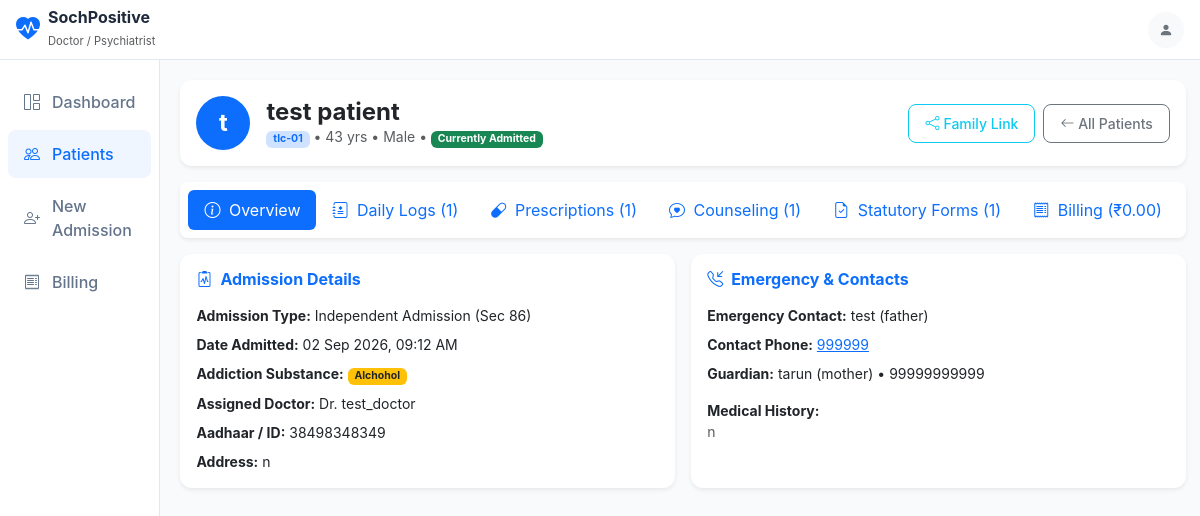
The app's page /patients/1/ (signed in) with its own data.
### accounts/models.py (models this page shows, shortened)
class User(AbstractUser):
    class Role(models.TextChoices): #define allowed choices (nested class)
        SUPER_ADMIN = 'SUPER_ADMIN', 'Super Admin (System Owner)'
        CLINIC_ADMIN = 'CLINIC_ADMIN', 'Clinic Administrator'
        DOCTOR = 'DOCTOR', 'Doctor / Psychiatrist'
        COUNSELOR = 'COUNSELOR', 'Counselor / Therapist'
        CLINICAL_STAFF = 'CLINICAL_STAFF', 'Clinical Staff / Nurse'
        RECEPTIONIST = 'RECEPTIONIST', 'Receptionist'
    institution = models.ForeignKey( #One Institution → Many Users
        Institution,
        on_delete=models.CASCADE, #insitute delete -> all user related to it also deleted
        related_name='users',
        null=True, #done for super admin he doesn't belong to any one insitute - database - null
        blank=True, ##done for super admin he doesn't belong to any one insitute - can send blank
        help_text="Tenant clinic. Super Admins can have this blank."
    )
    role = models.CharField(
        max_length=30,
        choices=Role.choices,
        default=Role.CLINICAL_STAFF
    )
    phone = models.CharField(max_length=20, blank=True)
    profile_picture = models.ImageField(upload_to='profiles/', blank=True, null=True)

class Institution(models.Model): #represtnt one clinic
    SUBSCRIPTION_CHOICES = [
        ('Basic', 'Basic'),
        ('Pro', 'Pro'),
        ('Enterprise', 'Enterprise'),
    ]
    name = models.CharField(max_length=200)
    code = models.CharField(max_length=50, unique=True, help_text="e.g. TLC-01")
    slug = models.SlugField(max_length=100, unique=True, blank=True)
    address = models.TextField(blank=True)
    phone = models.CharField(max_length=20, blank=True)
    email = models.EmailField(blank=True)
    logo = models.ImageField(upload_to='clinic_logos/', blank=True, null=True)
    is_active = models.BooleanField(default=True)
    subscription_tier = models.CharField(max_length=20, choices=SUBSCRIPTION_CHOICES, default='Enterprise')
    smtp_email = models.CharField(max_length=200, blank=True)
    smtp_app_password = models.CharField(max_length=200, blank=True)
    sender_display_name = models.CharField(max_length=200, blank=True)
    created_at = models.DateTimeField(auto_now_add=True)
    updated_at = models.DateTimeField(auto_now=True)

### patients/models.py (models this page shows, shortened)
class Patient(models.Model):
    class AdmissionType(models.TextChoices):
        INDEPENDENT = 'independent', 'Independent Admission (Sec 86)'
        INVOLUNTARY = 'involuntary', 'Involuntary / High Support (Sec 89)'
        MINOR = 'minor', 'Minor Admission (Sec 87)'
    class Status(models.TextChoices):
        ACTIVE = 'active', 'Currently Admitted'
        DISCHARGED = 'discharged', 'Discharged'
        TRANSFERRED = 'transferred', 'Transferred'
        DAMA = 'dama', 'Discharged Against Medical Advice (DAMA)'
    institution = models.ForeignKey(
        Institution,
        on_delete=models.CASCADE,
        related_name='patients'
    )
    patient_code = models.CharField(max_length=50, blank=True, db_index=True)
    public_token = models.UUIDField(default=uuid.uuid4, unique=True, editable=False)
    full_name = models.CharField(max_length=150)
    age = models.PositiveIntegerField()
    gender = models.CharField(
        max_length=20,
        choices=[('Male', 'Male'), ('Female', 'Female'), ('Other', 'Other')],
        default='Male'
    )
    phone = models.CharField(max_length=20, blank=True)
    aadhaar_number = models.CharField(max_length=20, blank=True, verbose_name="Govt ID / Aadhaar")
    address = models.TextField(blank=True)
    admission_type = models.CharField(
        max_length=20,
        choices=AdmissionType.choices,
        default=AdmissionType.INDEPENDENT
    )
    admission_date = models.DateTimeField()
    status = models.CharField(
        max_length=20,
        choices=Status.choices,
        default=Status.ACTIVE
    )
    addiction_type = models.CharField(
        max_length=100,
        help_text="e.g. Alcohol, Opioids, Polysubstance, Gambling"
    )
    medical_history = models.TextField(blank=True)
    diagnosis = models.TextField(blank=True)
    assigned_doctor = models.ForeignKey(
        settings.AUTH_USER_MODEL,
        on_delete=models.SET_NULL,
        null=True,
        blank=True,
        related_name='assigned_patients'
    )
    emergency_contact_name = models.CharField(max_length=150)
    emergency_contact_phone = models.CharField(max_length=20)
    emergency_contact_relation = models.CharField(max_length=50, blank=True)
    guardian_name = models.CharField(max_length=150, blank=True)
    guardian_phone = models.CharField(max_length=20, blank=True)
    guardian_relation = models.CharField(max_length=50, blank=True)
    school_name = models.CharField(max_length=150, blank=True, help_text="For minors")
    grade = models.CharField(max_length=50, blank=True, help_text="For minors")
    legal_reason = models.TextField(blank=True)
    legal_remarks = models.TextField(blank=True)
    self_consent = models.BooleanField(default=False)
    digital_signature = models.BooleanField(default=False)
    created_at = models.DateTimeField(auto_now_add=True)
    updated_at = models.DateTimeField(auto_now=True)
    class Meta:
        ordering = ['-admission_date']

### patients/views.py (the view)
# urls.py: path('<int:pk>/', views.patient_detail_view, name='patient_detail'),
@login_required
def patient_detail_view(request, pk):
    institution = request.institution
    if request.user.is_superuser and not institution:
        patient = get_object_or_404(Patient, pk=pk)
    else:
        patient = get_object_or_404(Patient, pk=pk, institution=institution)
    daily_entries = patient.daily_entries.all()
    prescriptions = patient.prescriptions.all()
    counseling_notes = patient.counseling_notes.all()
    statutory_forms = patient.statutory_forms.all()
    billing_records = patient.billing_records.all()
    timeline_events = patient.timeline_events.all()
    total_billed = sum(b.amount for b in billing_records)
    total_paid = sum(b.amount for b in billing_records if b.is_paid)
    pending_due = total_billed - total_paid
    context = {
        'patient': patient,
        'daily_entries': daily_entries,
        'prescriptions': prescriptions,
        'counseling_notes': counseling_notes,
        'statutory_forms': statutory_forms,
        'billing_records': billing_records,
        'timeline_events': timeline_events,
        'total_billed': total_billed,
        'total_paid': total_paid,
        'pending_due': pending_due,
    }
    return render(request, 'patients/patient_detail.html', context)

### templates/patients/patient_detail.html (shortened to what this page needs)
{% extends 'base.html' %}
{% block content %}
<div class="container-fluid p-0">
    <div class="card border-0 shadow-sm p-3 mb-3 bg-white">
        <div class="d-flex flex-column flex-md-row justify-content-between align-items-start align-items-md-center gap-3">
            <div class="d-flex align-items-center gap-3">
                <div class="bg-primary text-white rounded-circle d-flex align-items-center justify-content-center fw-bold fs-4" style="width: 54px; height: 54px;">
                    {{ patient.full_name|slice:":1" }}
                </div>
                <div>
                    <h4 class="fw-bold mb-0">{{ patient.full_name }}</h4>
                    <p class="text-muted small mb-0">
                        <span class="badge bg-primary-subtle text-primary">{{ patient.patient_code }}</span> &bull;
                        {{ patient.age }} yrs &bull; {{ patient.gender }} &bull;
                        <span class="badge {% if patient.status == 'active' %}bg-success{% else %}bg-secondary{% endif %}">{{ patient.get_status_display }}</span>
                    </p>
                </div>
            </div>
            <div class="d-flex gap-2 flex-wrap">
                <a href="{% url 'patients:public_timeline' patient.public_token %}" target="_blank" class="btn btn-outline-info btn-sm d-flex align-items-center gap-1">
                    <i class="bi bi-share"></i> Family Link
                </a>
                <a href="{% url 'patients:patient_list' %}" class="btn btn-outline-secondary btn-sm">
                    <i class="bi bi-arrow-left"></i> All Patients
                </a>
            </div>
        </div>
    </div>
    <ul class="nav nav-pills mb-3 bg-white p-2 rounded-3 shadow-sm flex-nowrap overflow-auto" id="pills-tab" role="tablist">
        <li class="nav-item" role="presentation">
            <button class="nav-link active text-nowrap" id="pills-overview-tab" data-bs-toggle="pill" data-bs-target="#pills-overview" type="button" role="tab">
                <i class="bi bi-info-circle me-1"></i> Overview
            </button>
        </li>
        <li class="nav-item" role="presentation">
            <button class="nav-link text-nowrap" id="pills-logs-tab" data-bs-toggle="pill" data-bs-target="#pills-logs" type="button" role="tab">
                <i class="bi bi-journal-medical me-1"></i> Daily Logs ({{ daily_entries|length }})
            </button>
        </li>
        <li class="nav-item" role="presentation">
            <button class="nav-link text-nowrap" id="pills-rx-tab" data-bs-toggle="pill" data-bs-target="#pills-rx" type="button" role="tab">
                <i class="bi bi-capsule me-1"></i> Prescriptions ({{ prescriptions|length }})
            </button>
        </li>
        <li class="nav-item" role="presentation">
            <button class="nav-link text-nowrap" id="pills-counseling-tab" data-bs-toggle="pill" data-bs-target="#pills-counseling" type="button" role="tab">
                <i class="bi bi-chat-heart me-1"></i> Counseling ({{ counseling_notes|length }})
            </button>
        </li>
        <li class="nav-item" role="presentation">
            <button class="nav-link text-nowrap" id="pills-forms-tab" data-bs-toggle="pill" data-bs-target="#pills-forms" type="button" role="tab">
                <i class="bi bi-file-earmark-check me-1"></i> Statutory Forms ({{ statutory_forms|length }})
            </button>
        </li>
        <li class="nav-item" role="presentation">
            <button class="nav-link text-nowrap" id="pills-billing-tab" data-bs-toggle="pill" data-bs-target="#pills-billing" type="button" role="tab">
                <i class="bi bi-receipt me-1"></i> Billing (₹{{ pending_due }})
            </button>
        </li>
    </ul>
    <div class="tab-content" id="pills-tabContent">
        <div class="tab-pane fade show active" id="pills-overview" role="tabpanel">
            <div class="row g-3">
                <div class="col-12 col-md-6">
                    <div class="card border-0 shadow-sm p-3 h-100">
                        <h6 class="fw-bold text-primary mb-3"><i class="bi bi-clipboard2-pulse me-2"></i>Admission Details</h6>
                        <ul class="list-unstyled mb-0 small">
                            <li class="mb-2"><strong>Admission Type:</strong> {{ patient.get_admission_type_display }}</li>
                            <li class="mb-2"><strong>Date Admitted:</strong> {{ patient.admission_date|date:"d M Y, h:i A" }}</li>
                            <li class="mb-2"><strong>Addiction Substance:</strong> <span class="badge bg-warning text-dark">{{ patient.addiction_type }}</span></li>
                            <li class="mb-2"><strong>Assigned Doctor:</strong> Dr. {{ patient.assigned_doctor.get_full_name|default:patient.assigned_doctor.username|default:"Unassigned" }}</li>
                            <li class="mb-2"><strong>Aadhaar / ID:</strong> {{ patient.aadhaar_number|default:"Not Provided" }}</li>
                            <li><strong>Address:</strong> {{ patient.address|default:"N/A" }}</li>
                        </ul>
                    </div>
                </div>
                <div class="col-12 col-md-6">
                    <div class="card border-0 shadow-sm p-3 h-100">
                        <h6 class="fw-bold text-primary mb-3"><i class="bi bi-telephone-inbound me-2"></i>Emergency & Contacts</h6>
                        <ul class="list-unstyled mb-0 small">
                            <li class="mb-2"><strong>Emergency Contact:</strong> {{ patient.emergency_contact_name }} ({{ patient.emergency_contact_relation }})</li>
                            <li class="mb-2"><strong>Contact Phone:</strong> <a href="tel:{{ patient.emergency_contact_phone }}">{{ patient.emergency_contact_phone }}</a></li>
                            {% if patient.guardian_name %}
                            <li class="mb-2"><strong>Guardian:</strong> {{ patient.guardian_name }} ({{ patient.guardian_relation }}) &bull; {{ patient.guardian_phone }}</li>
                            {% endif %}
                            <li class="mt-3"><strong>Medical History:</strong> <p class="text-muted mb-0">{{ patient.medical_history|default:"No previous records specified." }}</p></li>
                        </ul>
                    </div>
                </div>
            </div>
        </div>
    </div>
</div>
{% endblock %}

### templates/base.html (shortened to what this page needs)
<!DOCTYPE html>
<html lang="en">
<head>
    <link href="https://cdn.jsdelivr.net/npm/bootstrap@5.3.2/dist/css/bootstrap.min.css" rel="stylesheet">
    <link href="https://cdn.jsdelivr.net/npm/bootstrap-icons@1.11.1/font/bootstrap-icons.css" rel="stylesheet">
    {% load static %}
    <link rel="stylesheet" href="{% static 'css/app.css' %}">
</head>
<body>
    <header class="app-header d-flex align-items-center justify-content-between px-3">
        <div class="d-flex align-items-center gap-2">
            <i class="bi bi-heart-pulse-fill text-primary fs-4"></i>
            <div>
                <h6 class="mb-0 fw-bold">
                    {% if user.is_authenticated and user.institution %}
                        {{ user.institution.name }}
                    {% else %}
                        TLC Rehab System
                    {% endif %}
                </h6>
                <small class="text-muted" style="font-size: 0.7rem;">
                    {% if user.is_authenticated %}
                        {{ user.get_role_display }}
                    {% endif %}
                </small>
            </div>
        </div>
        {% if user.is_authenticated %}
        <div class="dropdown">
            <button class="btn btn-sm btn-light rounded-circle d-flex align-items-center justify-content-center" style="width: 36px; height: 36px;" data-bs-toggle="dropdown">
                <i class="bi bi-person-fill text-secondary"></i>
            </button>
        </div>
        {% endif %}
    </header>
    <div class="d-flex">
        {% if user.is_authenticated %}
        <aside class="desktop-sidebar d-none d-md-flex flex-column py-3">
            <nav class="nav flex-column">
                <a class="nav-link {% if request.resolver_match.url_name == 'dashboard' %}active{% endif %}" href="{% url 'accounts:dashboard' %}">
                    <i class="bi bi-grid-1x2"></i> Dashboard
                </a>
                <a class="nav-link {% if 'patient' in request.path %}active{% endif %}" href="{% url 'patients:patient_list' %}">
                    <i class="bi bi-people"></i> Patients
                </a>
                <a class="nav-link {% if 'admission' in request.path %}active{% endif %}" href="{% url 'patients:patient_create' %}">
                    <i class="bi bi-person-plus"></i> New Admission
                </a>
                <a class="nav-link {% if 'billing' in request.path %}active{% endif %}" href="{% url 'billing:billing_dashboard' %}">
                    <i class="bi bi-receipt"></i> Billing
                </a>
            </nav>
        </aside>
        {% endif %}
        <main class="app-content">
            {% block content %}
            {% endblock %}
        </main>
    </div>
</body>
</html>

### records on screen
User: institution.name "SochPositive", role "Doctor / Psychiatrist"
Patient: full_name "t", full_name "test patient", patient_code "tlc-01", age "43", gender "Male", status "Currently Admitted", admission_type "Independent Admission (Sec 86)", admission_date "02 Sep 2026, 09:12 AM", addiction_type "Alchohol", assigned_doctor.get_full_name "test_doctor", aadhaar_number "38498348349", address "n", emergency_contact_name "test", emergency_contact_relation "father", emergency_contact_phone "999999", guardian_name "tarun", guardian_relation "mother", guardian_phone "99999999999", medical_history "n"

### other values on screen
{{ daily_entries|length }} "1"
{{ prescriptions|length }} "1"
{{ counseling_notes|length }} "1"
{{ statutory_forms|length }} "1"
{{ pending_due }} "0.00"
